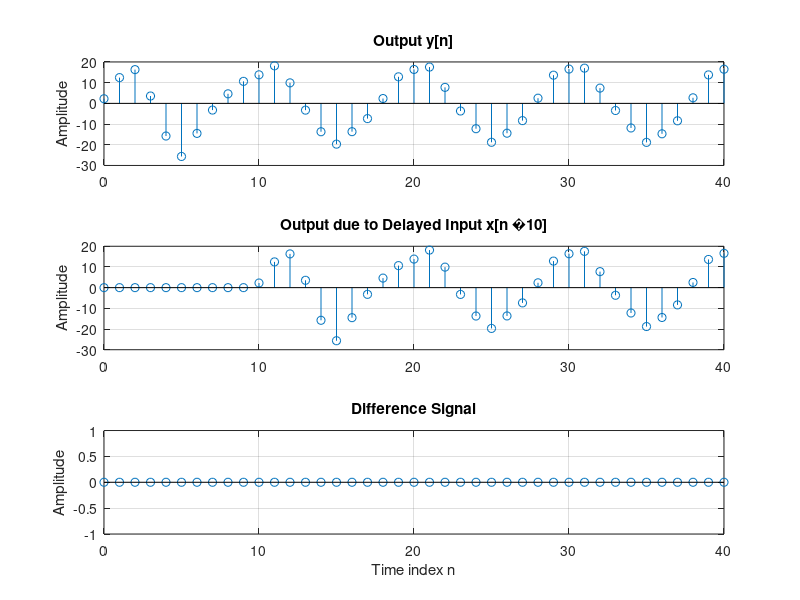

Recreate this plot in MATLAB.
% Program P2_4
% Generate the input sequences
clf;
n = 0:40; D = 10; a = 3.0; b = -2;
x = a * cos(2 * pi * 0.1 * n) + b * cos(2 * pi * 0.4 * n);
xd = [zeros(1, D) x];
num = [2.2403 2.4908 2.2403];
den = [1 -0.4 0.75];
ic = [0 0]; % Set initial conditions
% Compute the output y[n]
y = filter(num, den, x, ic);
% Compute the output yd[n]
yd = filter(num, den, xd, ic);
% Compute the difference output d[n]
d = y - yd(1 + D:41 + D);
% Plot the outputs
subplot(3, 1, 1)
stem(n, y);
ylabel('Amplitude');
title('Output y[n]'); grid;
subplot(3, 1, 2)
stem(n, yd(1:41));
ylabel('Amplitude');
title(['Output due to Delayed Input x[n �', num2str(D), ']']); grid;
subplot(3, 1, 3)
stem(n, d);
xlabel('Time index n'); ylabel('Amplitude');
title('Difference Signal'); grid;
